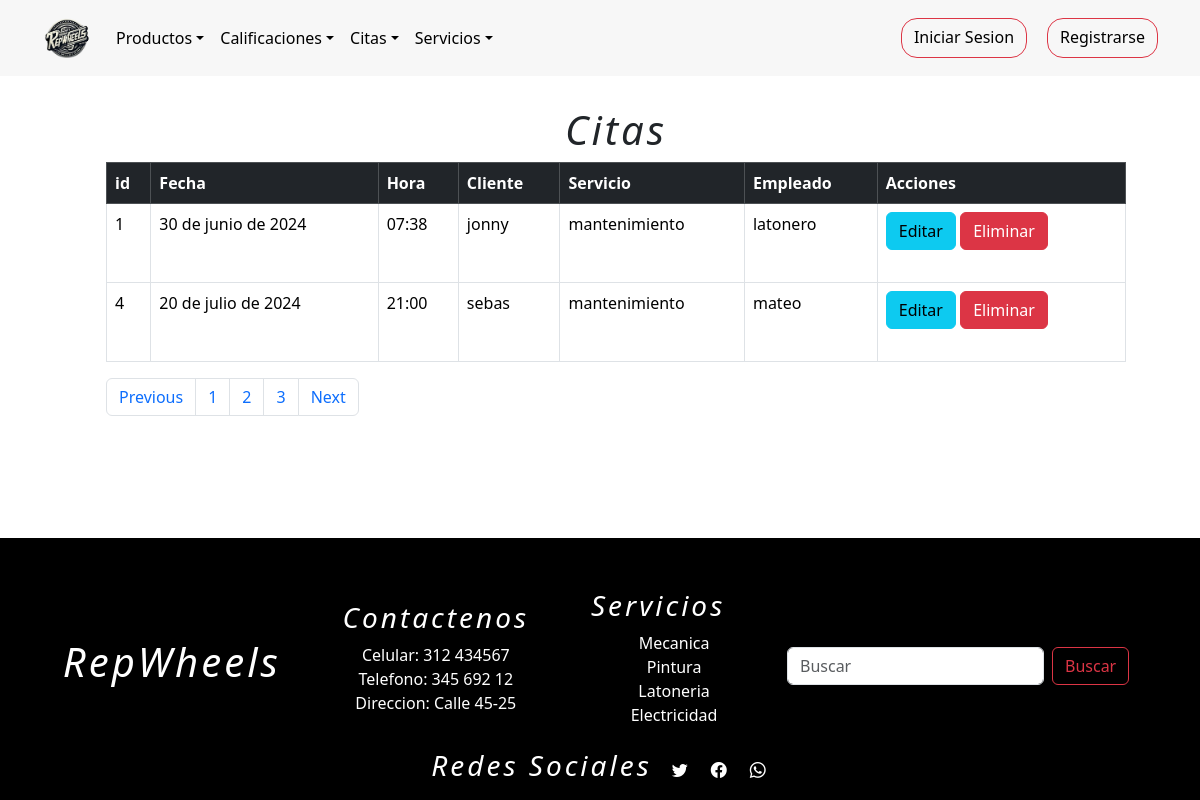
The app's page /listarCita, older data.
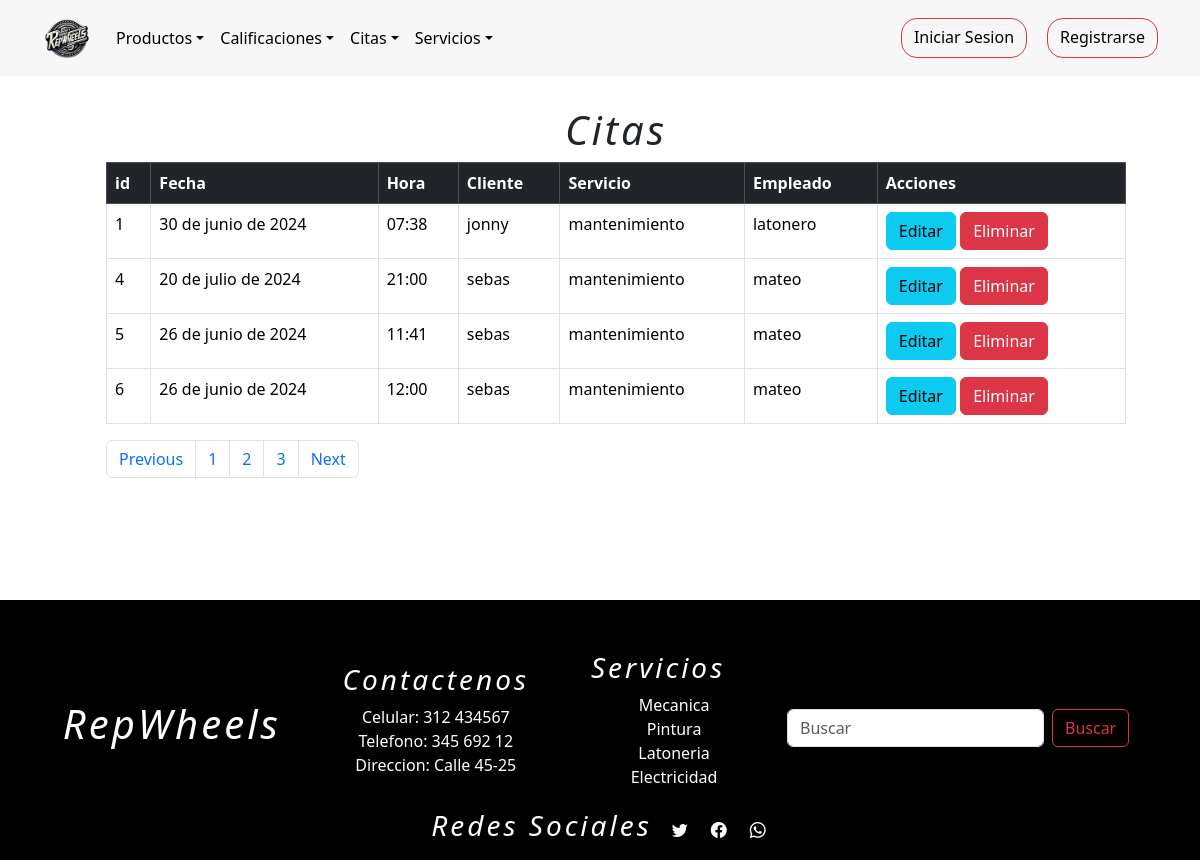
The same page, newer data.
### tienda/models.py (models this page shows, shortened)
class Citas(models.Model):
    fechaServicio = models.DateField(null=True)
    hora = models.TimeField(null=True)
    cliente = models.ForeignKey(Usuarios,on_delete=models.DO_NOTHING,blank=False,null=True,related_name='cliente')
    servicio = models.ForeignKey(Servicios,on_delete=models.DO_NOTHING,blank=False,null=False)
    empleado = models.ForeignKey(Usuarios, on_delete=models.DO_NOTHING,blank=False,null=True,related_name='empleado')
    estados = (
        (1,"Pendiente"),
        (2,"Cancelado"),
        (3,"Finalizada"),
    )
    estado = models.IntegerField(choices=estados,default=1)

class Usuarios(AbstractUser):
    username = None
    nombre = models.CharField(max_length=254)
    email = models.EmailField(max_length=254, unique=True,blank=False,null=True)
    password = models.CharField(max_length=254,blank=False,null=True)
    foto = models.ImageField(upload_to="fotos_usuarios/", default="fotos_usuarios/user.png")
    token_recuperar = models.CharField(max_length=254,blank=False,null=False,default=0)
    telefono=models.IntegerField(null=False,blank=True,default='0')
    cargo = models.CharField(max_length=254,null=False)
    direccion=models.CharField(max_length=254)
    cedula=models.IntegerField(blank=True,null=False,default='0')
    ROLES = (
        (1,"administrador"),
        (2,"proveedor"),
        (3,"empleado"),
        (4,"cliente"),
    )
    rol=models.IntegerField(choices=ROLES,default=4)
    n = models.IntegerField(blank=True,null=False,default=0)
    USERNAME_FIELD = "email"
    REQUIRED_FIELDS = ["nombre"]
    objects = CustomUserManager()
    def __str__(self):
        return self.nombre

class Servicios(models.Model):
    nombre=models.CharField(max_length=254)
    descripcion_servicio = models.TextField()
    foto = models.ImageField(upload_to="fotos_servicios/", default="fotos_servicios/servicio.jpg")
    precio = models.IntegerField(null=False,blank=False,default=100000)
    def __str__(self):
        return self.nombre

### tienda/views.py (the view)
# urls.py: path("listarCita", views.listarCita, name="listarCita"),
def listarCita(request):
    q = Citas.objects.all()
    contexto = {"data": q}
    return render(request, "tienda/citas/listarCita.html", contexto)

### tienda/templates/tienda/citas/listarCita.html (shortened to what this page needs)
{% extends 'tienda/base1.html' %}
{% load static %}
{% block contenedor %}
<div class="container-fluid m-3" style="padding:90px;">
    <h1>Citas</h1>
        <table class="table table-bordered">
            <thead class="table-dark">
                <tr>
                    <th>id</th>
                    <th>Fecha</th>
                    <th>Hora</th>
                    <th>Cliente</th>
                    <th>Servicio</th>
                    <th>Empleado</th>
                    <th>Acciones</th>
                </tr>
            </thead>
            <tbody>
                {% for r in data %}
                    <tr>
                        <td>{{ r.id }}</td>
                        <td>{{ r.fechaServicio }}</td>
                        <td>{{ r.hora }}</td>
                        <td>{{ r.cliente }}</td>
                        <td>{{ r.servicio }}</td>
                        <td>{{ r.empleado }}</td>
                        <td>
                            <a class="btn btn-info" href="{% url 'cita_formulario_editar' r.id %}">Editar</a>
                            <a class="btn btn-danger" href="javascript:eliminar('{% url 'citaEliminar' r.id %}')">Eliminar</a>
                        </td>
                    </tr>
                {% endfor %}
            </tbody>
        </table>
        <nav aria-label="Page navigation example">
            <ul class="pagination">
                <li class="page-item"><a class="page-link" href="#">Previous</a></li>
                <li class="page-item"><a class="page-link" href="#">1</a></li>
                <li class="page-item"><a class="page-link" href="#">2</a></li>
                <li class="page-item"><a class="page-link" href="#">3</a></li>
                <li class="page-item"><a class="page-link" href="#">Next</a></li>
            </ul>
        </nav>
</div>
{% endblock %}

### tienda/templates/tienda/base1.html (shortened to what this page needs)
{% load static %}
<!doctype html>
<html lang="es">
<head>
    <link rel="stylesheet" href="{% static 'tienda/css/bootstrap.min.css' %}" />
    <link rel="stylesheet" href="{% static 'tienda/css/listarPro.css' %}" />
    <link rel="stylesheet" href="https://cdn.jsdelivr.net/npm/bootstrap-icons@1.11.1/font/bootstrap-icons.css">
    <link rel="stylesheet" href="https://cdn.datatables.net/1.13.6/css/dataTables.bootstrap5.min.css">
</head>
<body>
    <header>
        <nav class="navbar navbar-expand-lg navbar-dark fixed-top" id="trasnnav" >
            <div class="container" >
                <a class="navbar-brand" href="{% url 'index' %}"><img src="{% static 'tienda/img/Logo.png' %}" alt=""
                        width="50px" height="50px"></a>
                <div class="collapse navbar-collapse" id="mynavbar">
                    <ul class="navbar-nav me-auto">
                        <li class="nav-item dropdown">
                            <a class="nav-link dropdown-toggle" href="#" role="button"
                                data-bs-toggle="dropdown" style="color: black;">Productos</a>
                        </li>
                        <li class="nav-item dropdown">
                            <a class="nav-link dropdown-toggle" href="#" role="button"
                                data-bs-toggle="dropdown" style="color: black;">Calificaciones</a>
                        </li>
                        <li class="nav-item dropdown">
                            <a class="nav-link dropdown-toggle" href="#" role="button"
                                data-bs-toggle="dropdown" style="color: black;">Citas</a>
                        </li>
                        <li class="nav-item dropdown">
                            <a class="nav-link dropdown-toggle" href="#" role="button"
                                data-bs-toggle="dropdown" style="color: black;">Servicios</a>
                        </li>
                    </ul>
                    <form id='botones' class="d-flex">
                        {% if request.session.logueo.rol > 0 and request.session.logueo.rol <= 5 %}
                            <a class="btn btn-danger" hidden href="{% url 'login' %}">Iniciar</a>
                            <a href="{% url 'perfil' %}" class="btn btn-outline-danger" ><i class="bi bi-person-fill" style="color: black;"></i></a>
                            <a class="btn btn-outline-danger" href="{% url 'logout' %}"><i class="bi bi-door-open-fill" style="color: black;"></i></a>
                            <a href="javascript:showCart(`{% url 'showCart' %}`);" class="btn btn-outline-danger"><i class="bi bi-cart-fill" style="color: black;"></i></a>
                        {% else %}
                            <a class="btn btn-outline-danger text-black rounded-4" href="{% url 'login' %}">Iniciar Sesion</a>
                            <a class="btn btn-outline-danger text-black rounded-4" href="{% url 'register' %}">Registrarse</a>
                        {% endif %}
                    </form>
                </div>
            </div>
        </nav>
    </header>
    <div>
        {% block contenedor %}
        {% endblock %}
    </div>
    <footer>
        <div id="super">
            <div>
                <h1 class="h1">RepWheels</h1>
            </div>
            <div>
                <h3>Contactenos</h3>
                <p>Celular: 312 434567<br>Telefono: 345 692 12<br>Direccion: Calle 45-25</p>
            </div>
            <div>
                <h3>Servicios</h3>
                <ul>
                    <li>Mecanica</li>
                    <li>Pintura</li>
                    <li>Latoneria</li>
                    <li>Electricidad</li>
                </ul>
            </div>
            <div>
                <form class="d-flex">
                    <input class="form-control me-2" type="text" placeholder="Buscar">
                    <button class="btn btn-outline-danger me-2" type="button">Buscar</button>
                </form>
            </div>
        </div>
        <div id="infer" class="fixed-bottom">
            <h3>Redes Sociales</h3>
            <a href="#"><i class="bi bi-twitter"></i></a>
            <a href="#"><i class="bi bi-facebook"></i></a>
            <a href="#"><i class="bi bi-whatsapp"></i></a>
        </div>
    </footer>
</body>
</html>

### tienda/static/tienda/css/listarPro.css (style rules this page uses)
h1 { font-style: italic; }
table { width: 800px; height: 200px; }
#trasnnav { background-color: rgba(245, 245, 245, 0.8); }
i { color: white; }
footer { background-color: rgb(0, 0, 0); width: 100%; height: 260px; color: rgb(255, 255, 255); border:1px solid black ; }
#super { margin-top: 50px; display: flex; justify-content: space-evenly; align-items: center; text-align: center; padding-bottom: 20px ; }
#infer { background-color: black; display: flex; justify-content: center; align-items: center; color: white; height: 60px; gap: 20px; letter-spacing: 3px; }
footer h3,h1 { text-align: center; font-style: italic; letter-spacing: 3px; }
#infer h3 { font-style: italic; }
li { list-style: none; }
#botones { display: flex; flex-direction: row; justify-content: space-evenly; gap: 20px; height: 40px; }

Row changes from the older to the newer data that the page shows:
added Citas: id "5", fechaServicio "26 de junio de 2024", hora "11:41", cliente "sebas", servicio "mantenimiento", empleado "mateo"
added Citas: id "6", fechaServicio "26 de junio de 2024", hora "12:00", cliente "sebas", servicio "mantenimiento", empleado "mateo"
